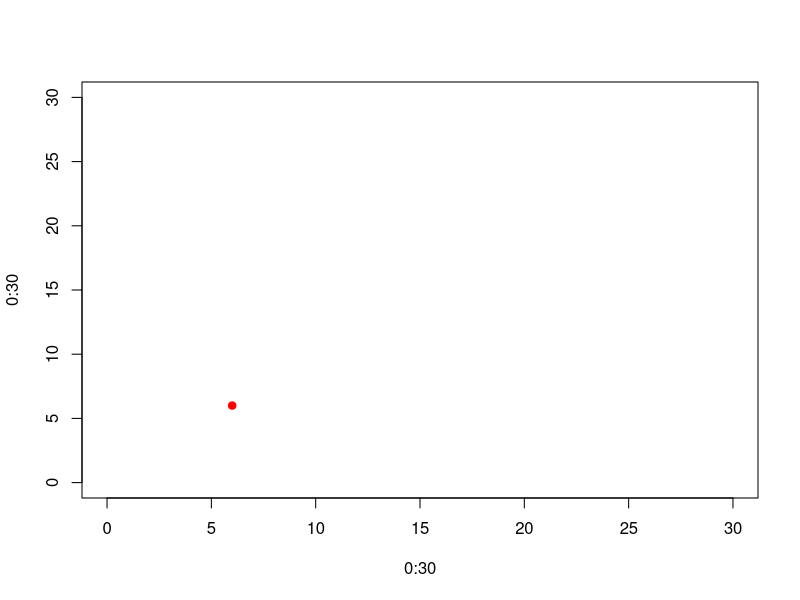

The R script that drew this image:
## ---- chunk 1
knitr::opts_chunk$set(echo = FALSE)
## ---- chunk 2
defaulltWeight <- 150
defaultHeight <- 5
bmi <- defaulltWeight / (defaultHeight ^ 2) 
bmi
## ---- chunk 3
plot(0:30, 0:30, type = "n")
points(bmi, bmi, col = "red", pch=19)

